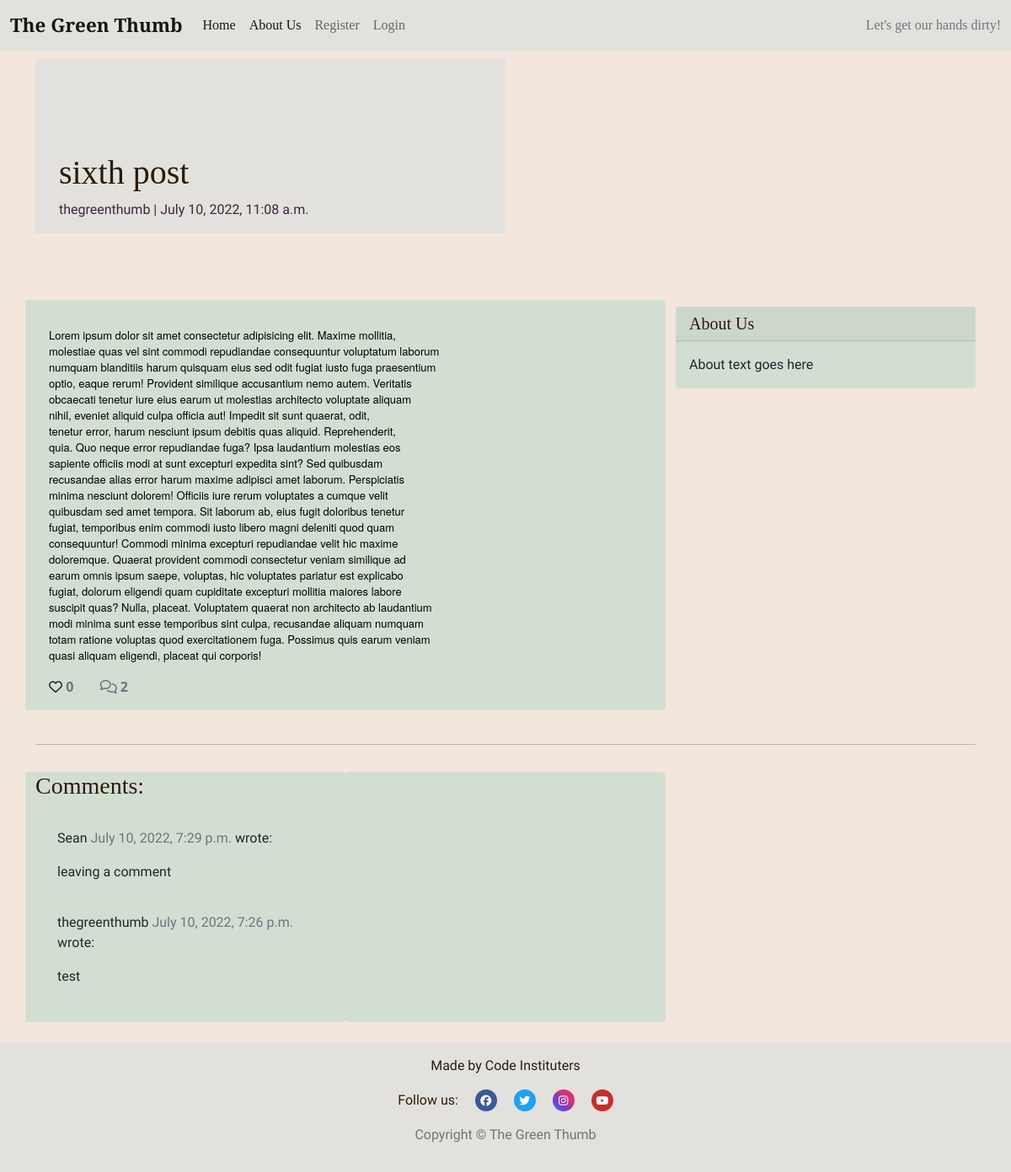
Screenshot of /sixth-post/ with the database file from the repository.
### blog/models.py (models this page shows, shortened)
class BlogPost(models.Model):
    title = models.CharField(
        max_length=200, unique=True, null=False, blank=False)
    slug = models.SlugField(max_length=200, unique=True)
    created_on = models.DateTimeField(auto_now_add=True)
    updated_on = models.DateTimeField(auto_now=True)
    content = models.TextField(blank=True)
    excerpt = models.TextField(blank=True)
    author = models.ForeignKey(
        User, on_delete=models.CASCADE, related_name='blog_posts',
        default=id(0))
    status = models.IntegerField(choices=STATUS, default=0)
    featured_image = CloudinaryField('image', default='placeholder')
    likes = models.ManyToManyField(
        User, related_name='blogpost_like', blank=True)
    class Meta:
        ordering = ['-created_on']
    def number_of_likes(self):
        return self.likes.count()

class CommentSection(models.Model):
    post = models.ForeignKey(
        BlogPost,
        on_delete=models.CASCADE,
        related_name='comments'
        )
    name = models.ForeignKey(
        User,
        on_delete=models.CASCADE,
        max_length=200,
        related_name='comment_author'
        )
    email = models.EmailField()
    body = models.TextField()
    created_on = models.DateTimeField(auto_now_add=True)
    approved = models.BooleanField(default=False)
    class Meta:
        ordering = ['created_on']

### blog/views.py (the view, shortened to what this page needs)
# urls.py: path('<slug:slug>/', views.PostDetail.as_view(), name='post_detail'),
class PostDetail(View):
    def get(self, request, slug, *args, **kwargs):
        queryset = BlogPost.objects.filter(status=1)
        post = get_object_or_404(queryset, slug=slug)
        comments = post.comments.filter(approved=True).order_by('-created_on')
        liked = False
        if post.likes.filter(id=self.request.user.id).exists():
            liked = True
        return render(
            request,
            'post_detail.html',
            {
                'post': post,
                'comments': comments,
                'commented': False,
                'liked': liked,
                'form': CommentForm(),
                'title': post.title,
            },
        )

### templates/post_detail.html (shortened to what this page needs)
{% extends 'base.html' %} {% block content %}
{% load crispy_forms_tags %}
<div class="masthead">
    <div class="container">
        <div class="row g-0">
            <div class="col-md-6 masthead-text">
                <h1 class="post-title">{{ post.title }}</h1>
                <p class="post-subtitle">{{ post.author }} | {{ post.created_on }}</p>
            </div>
            <div class="d-none d-md-block col-md-6 masthead-image">
            </div>
        </div>
    </div>
</div>
<div class="container">
    <div class="row">
        <div class="col card mb-4  mt-3 left  top">
            <div class="card-body">
                <p class="card-text ">{{ post.content | safe }}</p>
                <div class="row">
                    <div class="col-1">
                        <strong>
                            {% if user.is_authenticated %}
                            <form class="d-inline" action="{% url 'post_like' post.slug %}" method="POST">
                                {% csrf_token %}
                                {% if liked %}
                                <button type="submit" name="blogpost_id" value="{{post.slug}}" class="btn-like"><i
                                        class="fas fa-heart"></i></button>
                                {% else %}
                                <button type="submit" name="blogpost_id" value="{{post.slug}}" class="btn-like"><i
                                        class="far fa-heart"></i></button>
                                {% endif %}
                            </form>
                            {% else %}
                            <span><i class="far fa-heart"></i></span>
                            {% endif %}
                            <span class="text-secondary">{{ post.number_of_likes }}</span>
                        </strong>
                    </div>
                    <div class="col-1">
                        {% with comments.count as total_comments %}
                        <strong class="text-secondary"><i class="far fa-comments"></i>
                            {{ total_comments }}
                        </strong>
                        {% endwith %}
                    </div>
                </div>
            </div>
        </div>
        {% block sidebar %}
        {% include 'sidebar.html' %}
        {% endblock sidebar %}
    </div>
    <div class="row">
        <div class="col">
            <hr>
        </div>
    </div>
    <div class="row">
        <div class="col-md-4 card mb-4  mt-3 ">
            <h3>Comments:</h3>
            <div class="card-body">
                {% for comment in comments %}
                <div class="comments" style="padding: 10px;">
                    <p class="font-weight-bold">
                        {{ comment.name }}
                        <span class=" text-muted font-weight-normal">
                            {{ comment.created_on }}
                        </span> wrote:
                    </p>
                    {{ comment.body | linebreaks }}
                </div>
                {% endfor %}
            </div>
        </div>
        <div class="col-md-4 card mb-4  mt-3 ">
            <div class="card-body">
            </div>
        </div>
    </div>
</div>
{% endblock content %}

### static/css/style.css (style rules this page uses)
* { margin: 0; padding: 0; border: none; box-sizing: border-box; }
body { background-color: #f3e6dc; background-image: url('https://res.cloudinary.com/mikakallberg/image/upload/w_1000,ar_16:9,c_fill,g_auto,e_sharpen/v1656959952/dirt_sun_tndbjc.jpg'); background-position: center center; background-repeat: no-repeat; background-size: cover; background-attachment:fixed; }
html, body { height: 100%; }
h1, h2, h3, h4, h5 { font-family: 'Playfair Display', serif; color: #2b1b08; }
p { font-family: 'Gentium Book Plus', sans-serif; }
.card { border: none; background-color: #d3ded3; }
.masthead { margin-top: 10px; overflow: hidden; position: relative; display: inline-block; height: 33vh; width: 100%; }
.masthead-text { background-color: #e3e1dd; color: #3d263d; position: relative; }
.masthead-image { position: relative; overflow: hidden; }
.post-title { margin-top: 20%; margin-left: 5%; }
.post-subtitle { margin-left: 5%; color: #3d263d; }

### rows the page displays
BlogPost: title "sixth post", author "thegreenthumb", created_on "July 10, 2022, 11:08 a.m.", content "Lorem ipsum dolor sit amet consectetur adipisicing elit. Maxime mollitia, molestiae quas vel sint commodi repudiandae consequuntur voluptatum laborum numquam blanditiis harum quisquam eius sed odit fugiat iusto fuga praesentium optio, eaque rerum! Provident similique accusantium nemo autem. Veritatis obcaecati tenetur iure eius earum ut molestias architecto voluptate aliquam nihil, eveniet aliquid culpa officia aut! Impedit sit sunt quaerat, odit, tenetur error, harum nesciunt ipsum debitis quas aliquid. Reprehenderit, quia. Quo neque error repudiandae fuga? Ipsa laudantium molestias eos sapiente officiis modi at sunt excepturi expedita sint? Sed quibusdam recusandae alias error harum…", number_of_likes "0"
CommentSection: name "Sean", created_on "July 10, 2022, 7:29 p.m.", body "leaving a comment"
CommentSection: name "thegreenthumb", created_on "July 10, 2022, 7:26 p.m.", body "test"

### other values shown
{{ total_comments }} "2"
